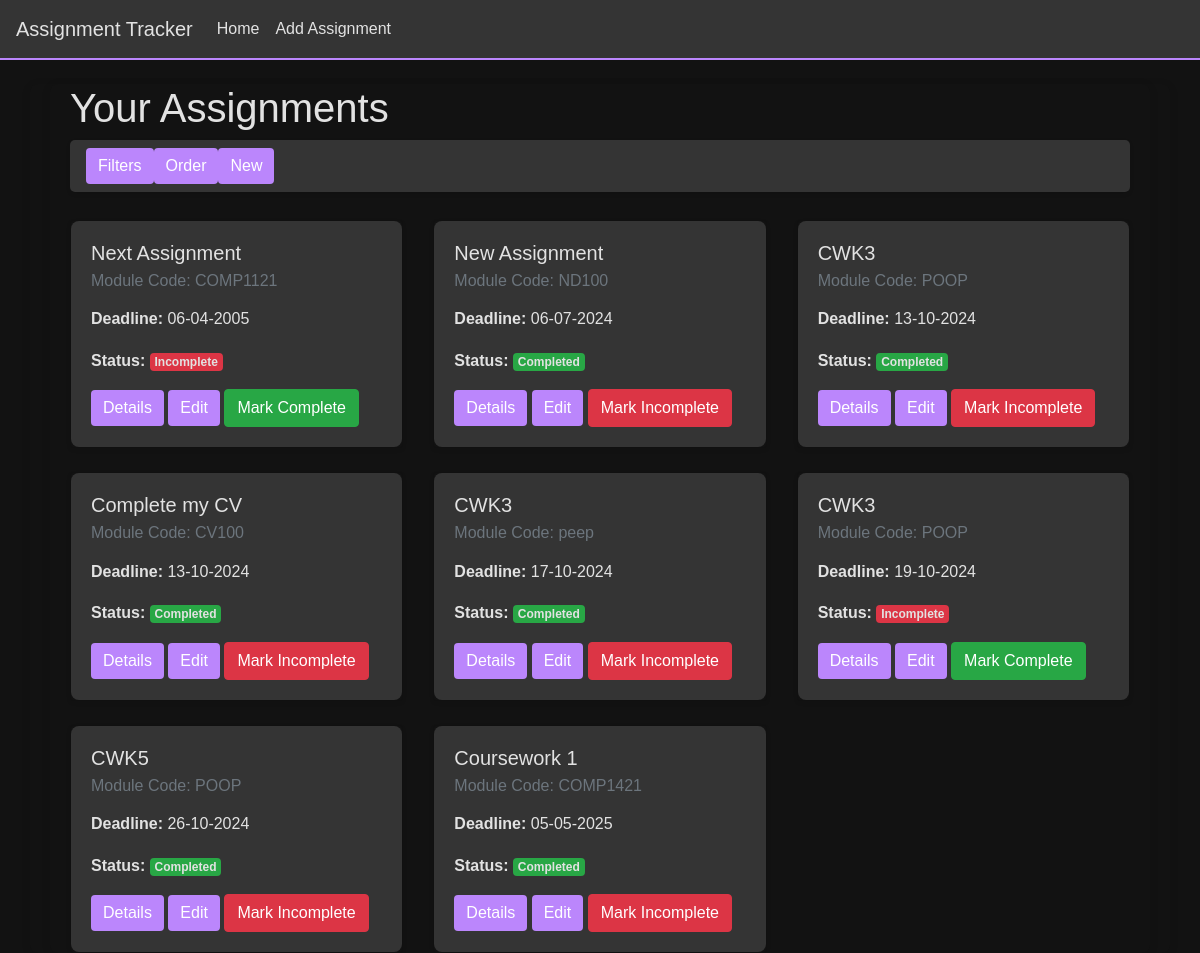
Before: / with the older database file.
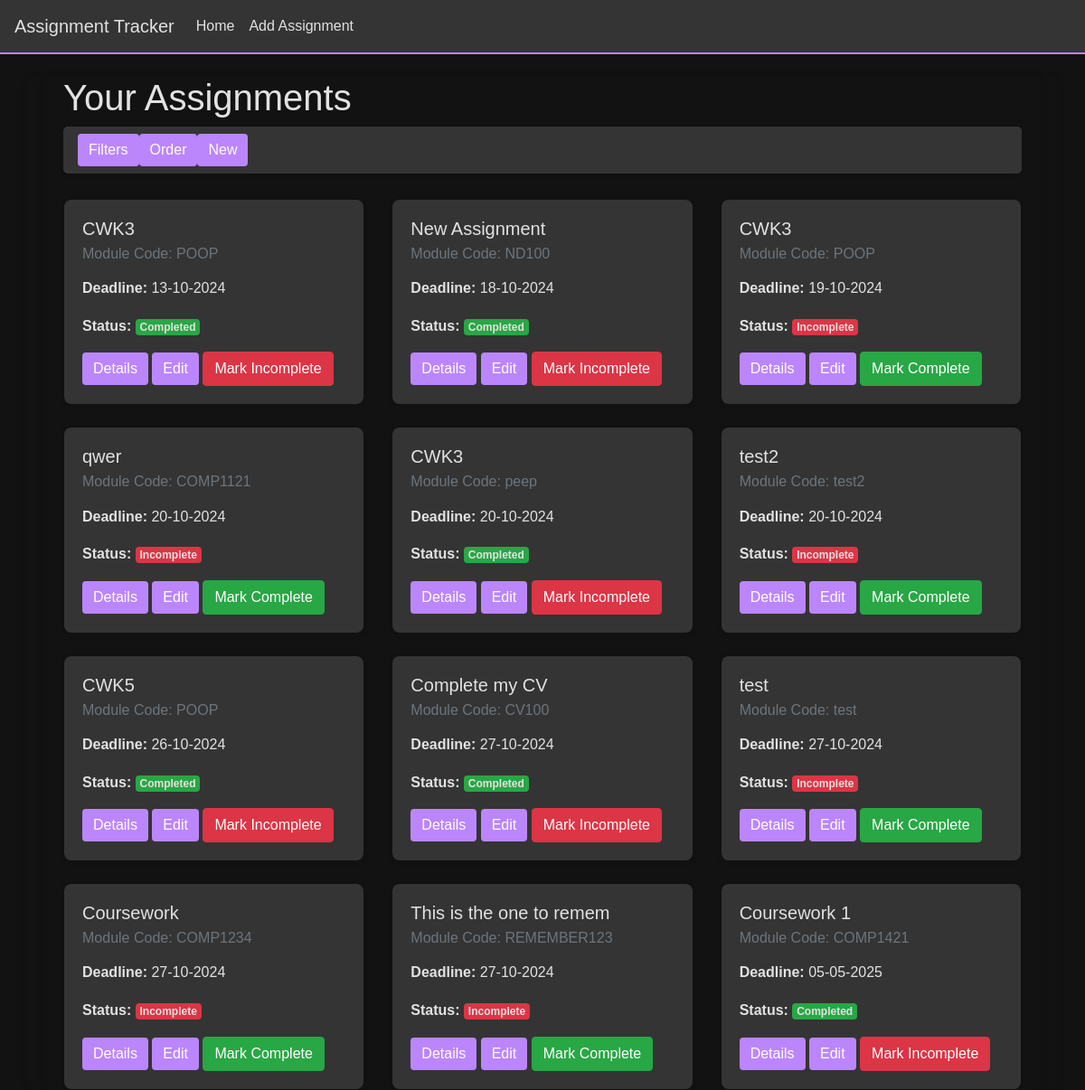
After: the same page with the newer database file.
### app/models.py (models this page shows, shortened)
class Assignment(db.Model):
    id = db.Column(db.Integer, primary_key=True)
    title = db.Column(db.String(100), nullable=False)  # Assessment title
    module_code = db.Column(db.String(20), nullable=False)  # Module code
    deadline = db.Column(db.DateTime, nullable=False)  # Deadline date
    description = db.Column(db.Text, nullable=True)  # Short description
    is_completed = db.Column(db.Boolean, default=False)  # Completion status
    date_created = db.Column(db.DateTime, default=datetime.utcnow)  # Timestamp for when the assignment was added

### app/views.py (the view)
@app.route('/')
def index():
    assignments = Assignment.query.all()
    csrf_token = generate_csrf()
    return render_template("homePage.html", assignments=assignments, csrf_token=csrf_token)

### app/templates/homePage.html (shortened to what this page needs)
{% extends "base.html" %}
{% block head%}
<link rel="stylesheet" href="../static/homeStyles.css">
{% endblock %}
{% block content %}
<div class="container mt-0">
    <h1 class="">Your Assignments</h1>
    <div class="button-navbar d-flex mb-1">
        <button id="toggle-filters" class="btn btn-primary ">Filters</button>
        <button id="order-by" class="btn btn-primary ">Order</button>
        <a href="/add-assignment" class="btn btn-primary">New</a>
    </div>
    <div class="row d-flex">
        {% for assignment in assignments %}
        <div class="col-md-4 assignment-card" data-status="{{ 'completed' if assignment.is_completed else 'incomplete' }}" data-module-code="{{ assignment.module_code }}" data-title="{{ assignment.title | lower }}">
            <div class="card mt-4 shadow-sm">
                <div class="card-body">
                    <h5 class="card-title">{{ assignment.title }}</h5>
                    <h6 class="card-subtitle mb-2 text-muted">Module Code: {{ assignment.module_code }}</h6>
                    <p class="card-text">
                        <p class="dateP" data-deadline="{{assignment.deadline.strftime('%d-%m-%Y')}}"><strong>Deadline:</strong> {{ assignment.deadline.strftime('%d-%m-%Y') }}</p>
                        <strong>Status:</strong>
                        {% if assignment.is_completed %}
                            <span class="badge bg-success">Completed</span>
                        {% else %}
                            <span class="badge bg-danger">Incomplete</span>
                        {% endif %}
                    </p>
                    <a href="/view-assignment/{{ assignment.id }}" class="btn btn-primary">Details</a>
                    <a href="/edit-assignment/{{ assignment.id }}" class="btn btn-primary" >Edit</a>
                    <form action="{{ url_for('toggle_complete', assignment_id=assignment.id) }}" method="POST" style="display:inline;">
                        {% if assignment.is_completed %}
                            <button type="submit" class="btn btn-danger">Mark Incomplete</button>
                        {% else %}
                            <button type="submit" class="btn btn-success">Mark Complete</button>
                        {% endif %}
                    </form>
                </div>
            </div>
        </div>
        {% else %}
        <p>No assignments available yet!</p>
        {% endfor %}
    </div>
</div>
{% endblock %}

### app/templates/base.html (shortened to what this page needs)
<!DOCTYPE html>
<html lang="en">
<head>
    {% block head %}
    {% endblock%}
    <link href="https://stackpath.bootstrapcdn.com/bootstrap/4.5.2/css/bootstrap.min.css" rel="stylesheet">
    <link rel="stylesheet" href="../static/baseStyles.css">
</head>
<body>
    <nav class="navbar navbar-expand-lg">
        <a class="navbar-brand" href="/">Assignment Tracker</a>
        <div class="collapse navbar-collapse" id="navbarNav">
            <ul class="navbar-nav">
                <li class="nav-item">
                    <a class="nav-link" href="/">Home</a>
                </li>
                <li class="nav-item">
                    <a class="nav-link" href="/add-assignment">Add Assignment</a>
                </li>
            </ul>
        </div>
    </nav>
    <div class="container mt-4">
        {% block content %}
        {% endblock %}
    </div>
</body>
</html>

### app/static/homeStyles.css (style rules this page uses)
body { font-family: Arial, sans-serif; background-color: #121212; color: #D5D5D5; line-height: 1.6; }
.button-navbar { background-color: #343434; padding: 0.5rem 1rem; border-radius: 5px; box-shadow: 0 2px 4px #0000001a; }
.btn-primary { background-color: #BB86FC; border-color: #BB86FC; color: #343434; transition: background-color 0.3s ease; }
.button-navbar a.btn:last-child { margin-right: 0; }
.card { background-color: #121212 !important; }
.card-body { background-color: #343434; border-radius: 0.5rem; padding: 0; margin: 0; color: #e2e2e2; }
.card-title { color: #e2e2e2; }
.badge.bg-success { background-color: #4CAF50; }

### app/static/baseStyles.css (style rules this page uses)
body { font-family: Arial, sans-serif; background-color: #121212; color: #E2E2E2; line-height: 1.6; }
.navbar { background-color: #343434; border-bottom: 2px solid #BB86FC; }
.navbar a { color: #E2E2E2; }
.container { padding-left: 20px; padding-right: 20px; background-color: #121212; border-radius: 0.5rem; box-shadow: 0 2px 10px rgba(0, 0, 0, 0.1); }
.btn-primary { background-color: #BB86FC; border: none; }

Changed rows visible on the page:
changed Assignment "COMP1121": title "Next Assignment" → "qwer"; deadline "06-04-2005" → "20-10-2024"
changed Assignment "New Assignment": deadline "06-07-2024" → "18-10-2024"
changed Assignment "peep": deadline "17-10-2024" → "20-10-2024"
changed Assignment "Complete my CV": deadline "13-10-2024" → "27-10-2024"
added Assignment: title "test", module_code "test", deadline "27-10-2024", is_completed "Incomplete"
added Assignment: title "test2", module_code "test2", deadline "20-10-2024", is_completed "Incomplete"
added Assignment: title "Coursework", module_code "COMP1234", deadline "27-10-2024", is_completed "Incomplete"
added Assignment: title "This is the one to remem", module_code "REMEMBER123", deadline "27-10-2024", is_completed "Incomplete"
